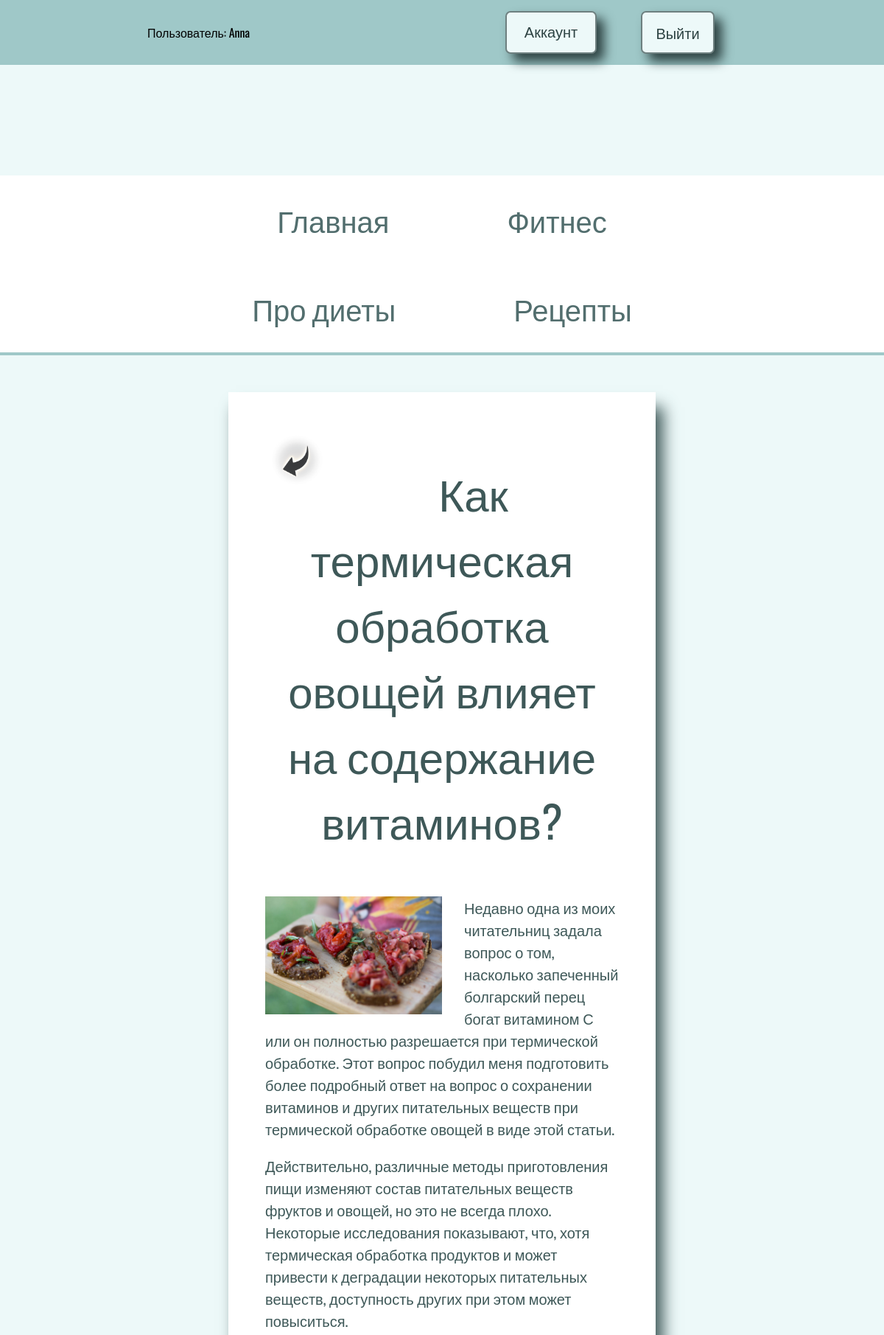
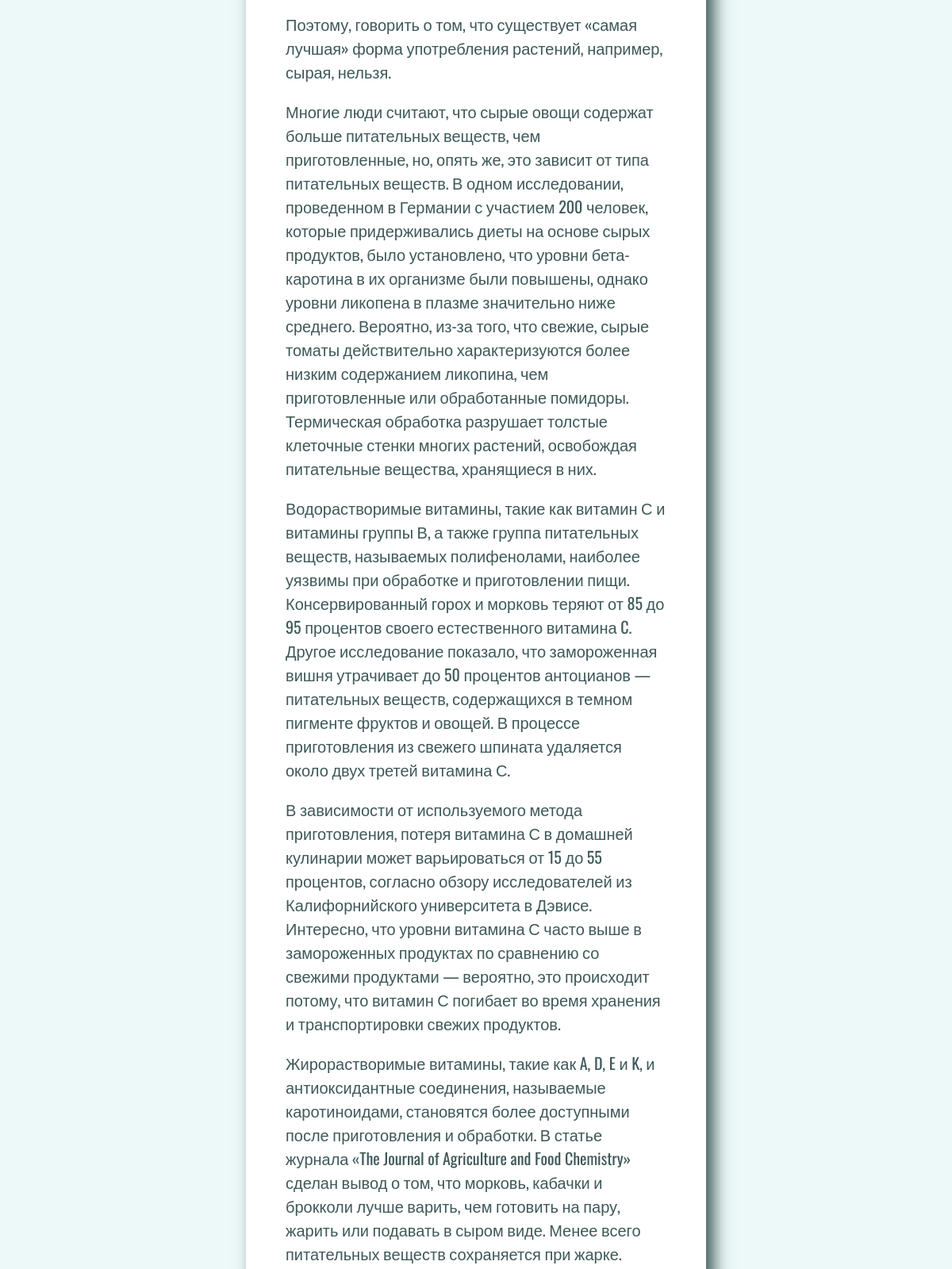
/detail/36/ (signed in, upper part), run on the app's committed database (2 pictures, top to bottom).
### food/models.py (models this page shows, shortened)
class Articles(models.Model):
    owner = models.ForeignKey(Profile, on_delete=models.SET_NULL, null=True, blank=True)
    title = models.CharField(max_length=200, verbose_name='Название статьи')
    topics = models.ManyToManyField(Topic, blank=True, verbose_name='Тема')
    image = models.ImageField(upload_to='articles/', default='articles/default.jpg',
                              blank=True, null=True, verbose_name='Изображение')
    description = models.TextField(verbose_name='Текст статьи')
    date = models.DateTimeField(auto_now_add=True)
    class Meta:
        ordering = ['-date']

### food/views.py (the view, shortened to what this page needs)
# urls.py: path('detail/<int:id>/', views.detail, name='detail'),
def detail(request, id):
    post = get_object_or_404(Articles, id=id)
    form = ReviewForm()
    return render(request, 'food/detail.html', {'post': post, 'form': form})

### food/forms.py
class ReviewForm(ModelForm):
    class Meta:
        model = RewiewArticle
        fields = ['body']
    def __init__(self, *args, **kwargs):
        super().__init__(*args, **kwargs)
        for name, field in self.fields.items():
            field.widget.attrs.update({'class': 'field_text'})

### food/templates/food/detail.html (shortened to what this page needs)
{% extends 'food/base.html' %}
{% load static %}
{% block content %}
<div class="detail">
    <div class="back"><a href="{% url 'index' %}"><img src="{% static 'food/2.jpg' %}" alt=""></a></div>
    <h1>{{ post.title }}</h1>
    <img src="{{ post.image.url }}" alt="" class="detail_image">
    <p>{{ post.description|linebreaks }}</p>
</div>
{% endblock %}

### food/templates/food/base.html (shortened to what this page needs)
<!DOCTYPE html>
{% load static %}
<html lang="en">
<head>
    <link rel="stylesheet" href="{% static 'css/style.css' %}">
</head>
<body>
{% block menu %}
<div class="but">
    {% if user.is_authenticated %}
    <p>Пользователь: {{ user.username|capfirst }}</p>
    <div class="wrap">
        <p class="btn"><a href="{% url 'account' %}">Аккаунт</a></p>
        <form action="{% url 'logoutuser' %}" method="post">
            <input type="submit" class="btn" value="Выйти">
        </form>
    </div>
    {% else %}
    <div class="reg">
        <p class="edit"><a href="{% url 'login-user' %}">Вход</a></p>
        <p class="edit"><a href="{% url 'registration' %}">Регистрация</a></p>
        {% endif %}
    </div>
<div class="wrapper">
    <ul class="menu menu_account">
        <li class="pink"><a href="{% url 'index' %}">Главная</a></li>
        <li class="pink"><a href="{% url 'training' %}">Фитнес</a></li>
        <li class="pink"><a href="{% url 'diets' %}">Про диеты</a></li>
        <li class="pink"><a href="{% url 'recipes' %}">Рецепты</a></li>
    </ul>
</div>
{% endblock %}
{% block content %}
{% endblock %}
</body>
</html>

### food/static/css/style.css (style rules this page uses)
body { padding: 0; margin: 0; font-family: 'Oswald', sans-serif; background-color: #edf9f9; }
h1 { text-align: center; color: #3e5858; }
.menu { display: flex; font-size: 40px; margin-top: 150px; margin-bottom: 150px; padding: 0 200px; flex-wrap: wrap; justify-content: center; box-sizing: border-box; background-color: white; border-bottom: solid #9fc8c8 4px; font-weight: 300; }
.menu a { color:#526e6e; }
.menu li { padding: 30px 80px; list-style: none; }
a { text-decoration: none; color: #2d4242; }
.detail { margin: 50px auto; width: 40%; min-height: 500px; padding: 50px; color: #3e5858; background-color: #ffffff; box-shadow: 10px 20px 20px #3e5858; }
.detail_image { float: left; padding-right: 30px; width: 50%; }
.detail h1 { text-align: center; margin-bottom: 60px; font-weight: 400; font-size: 60px; }
.detail p { font-weight: 400; font-size: 20px; }
.but { padding: 0 200px; background-color: #9fc8c8; display: flex; justify-content: space-between; align-items: baseline; }
.wrap { display: flex; justify-content: space-between; }
.btn { display: block; text-align: center; padding: 10px; margin: 15px 30px; font-weight: 400; font-size: 20px; border: 2px solid #2d4242a8; box-shadow: 10px 10px 15px #2d4242; border-radius: 7px; background-color: #edf9f9; width: 100px; color: #2d4242; }
.wrap input { padding: 12px; font-family: 'Oswald', sans-serif; color: #2d4242; }
.back img { height: 85px; background-color: aliceblue; float: left; }
.menu_account { margin-bottom: 50px; }

### data on the page
Articles: title "Как термическая обработка овощей влияет на содержание витаминов?", image (picture), description "Недавно одна из моих читательниц задала вопрос о том, насколько запеченный болгарский перец богат витамином С или он полностью разрешается при термической обработке. Этот вопрос побудил меня подготовить более подробный ответ на вопрос о сохранении витаминов и других питательных веществ при термической обработке овощей в виде этой статьи. Действительно, различные методы приготовления пищи изменяют состав питательных веществ фруктов и овощей, но это не всегда плохо. Некоторые исследования показывают, что, хотя термическая обработка продуктов и может привести к деградации некоторых питательных веществ, доступность других при этом может повыситься. Поэтому, говорить о том, что существует «самая…"

### other printed values
{{ user.username|capfirst }} "Anna"
